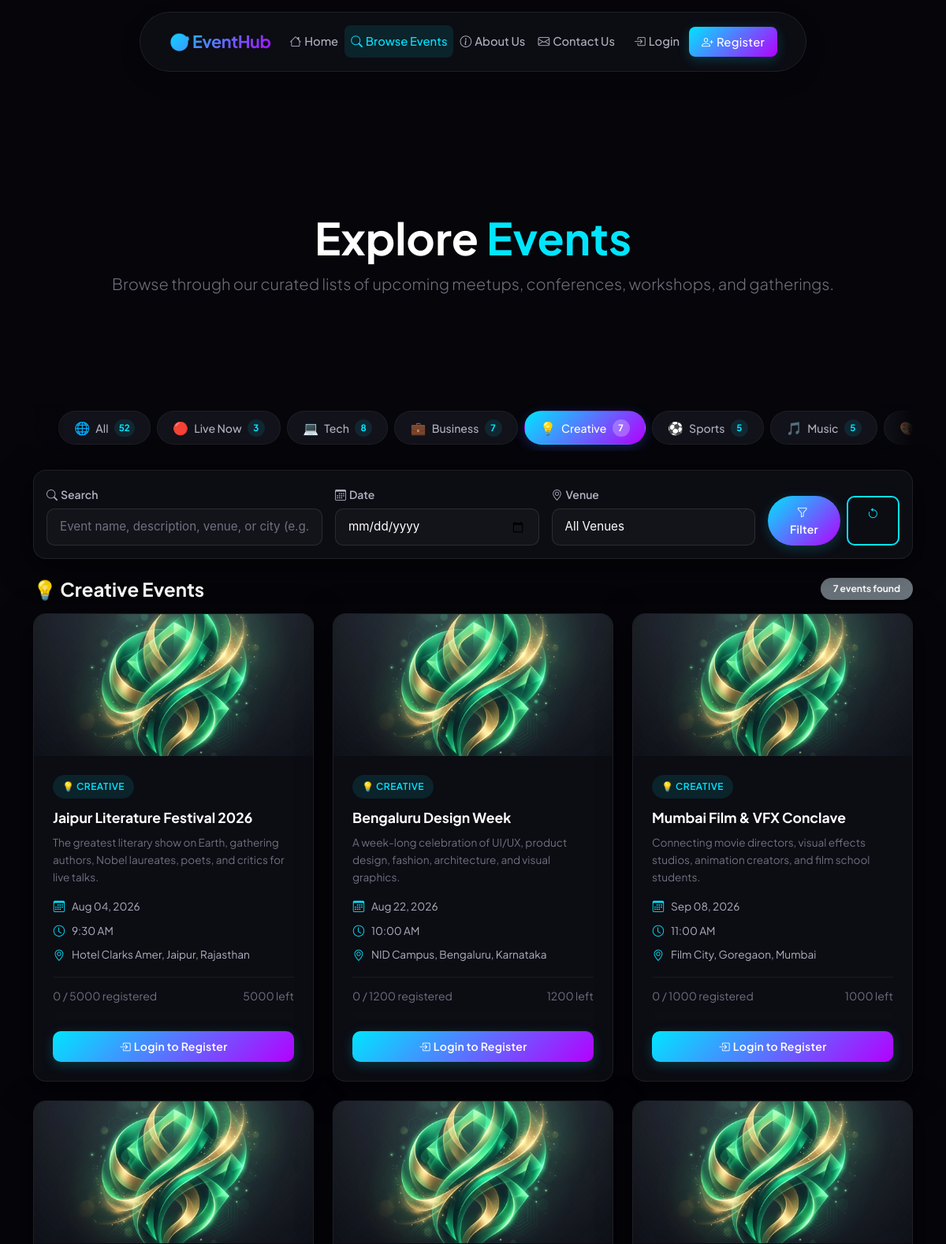
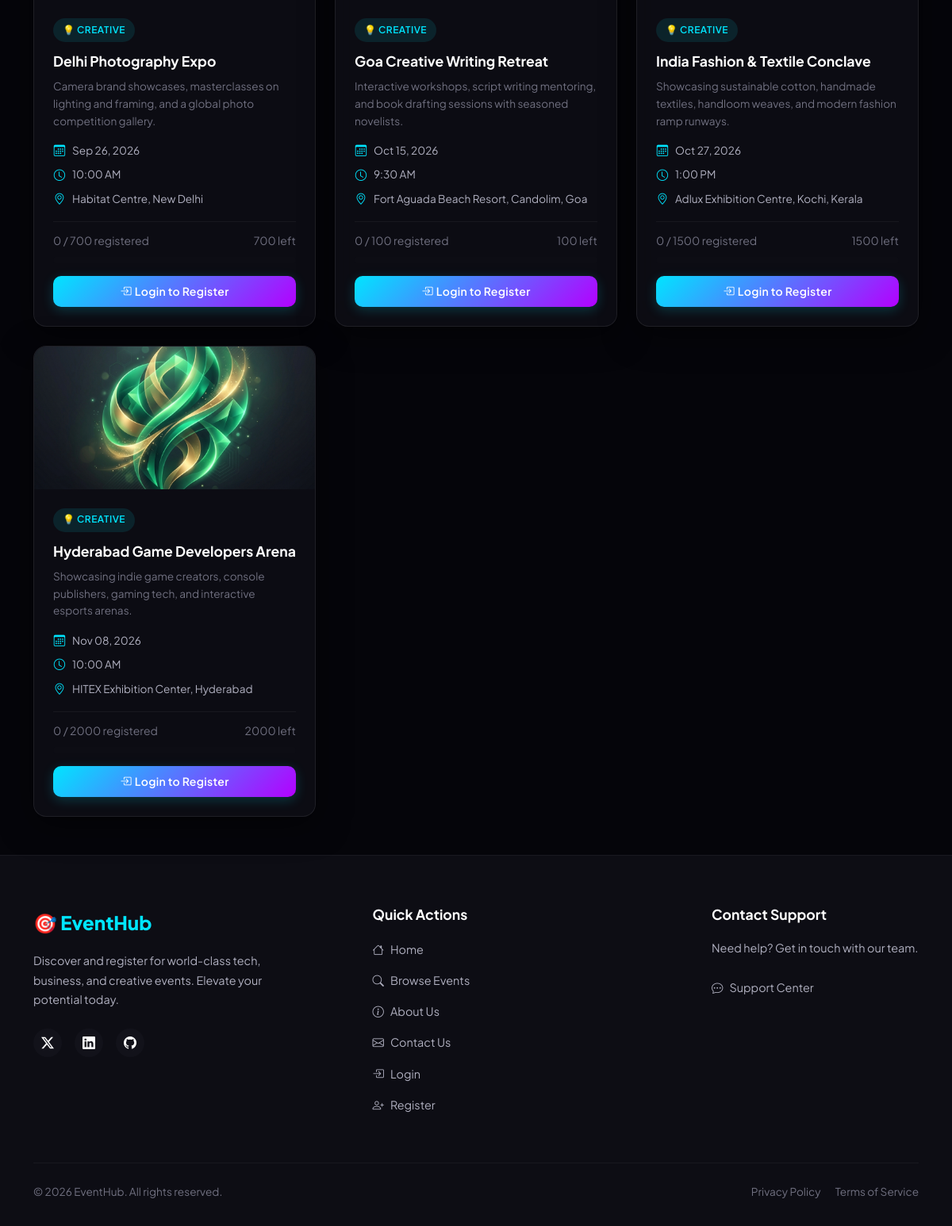
Screenshot of /browse_events.php?category=Creative with the database file from the repository (2 pictures, top to bottom).
### tables this page shows
CREATE TABLE events (
    Event_ID INT PRIMARY KEY AUTO_INCREMENT,
    Event_Name VARCHAR(100) NOT NULL,
    Description TEXT,
    Venue VARCHAR(100),
    Event_Date DATE NOT NULL,
    Event_Time TIME,
    Organizer VARCHAR(100),
    Capacity INT NOT NULL DEFAULT 100,
    Event_Category VARCHAR(50) NOT NULL DEFAULT 'General',
    Image_Path VARCHAR(255) DEFAULT NULL,
    Status VARCHAR(20) DEFAULT 'Approved',
    created_by INT,
    created_at TIMESTAMP DEFAULT CURRENT_TIMESTAMP,
    INDEX idx_event_date (Event_Date),
    INDEX idx_event_name (Event_Name),
    INDEX idx_event_category (Event_Category),
    FOREIGN KEY (created_by) REFERENCES users(User_ID) ON DELETE SET NULL
);

### browse_events.php (the view, shortened to what the rows shown need)
<?php
require_once __DIR__ . '/config/db_connect.php';
$filter_category = trim($_GET['category'] ?? 'All');
if ($filter_category === 'Live Now') {
    $where  = " WHERE e.Event_Date = CURDATE() AND e.Status = 'Approved' ";
} else {
    $where  = " WHERE e.Event_Date >= CURDATE() AND e.Status = 'Approved' ";
}
$params = [];
if ($filter_category !== '' && $filter_category !== 'All' && $filter_category !== 'Live Now') {
    $where   .= ' AND e.Event_Category = ? ';
    $params[] = $filter_category;
}
$sql = "SELECT e.*,
               (SELECT COUNT(*)
                  FROM registrations r
                 WHERE r.Event_ID = e.Event_ID
                   AND r.Status IN ('Confirmed', 'Pending')
               ) AS filled
          FROM events e
        $where
         ORDER BY e.Event_Date ASC";
$stmt_events = $pdo->prepare($sql);
$stmt_events->execute($params);
$events = $stmt_events->fetchAll(PDO::FETCH_ASSOC);
?>
<!DOCTYPE html>
<html lang="en" data-theme="light">
<head>
    <link href="https://cdn.jsdelivr.net/npm/bootstrap@5.3.2/dist/css/bootstrap.min.css" rel="stylesheet"
>
    <link href="https://cdn.jsdelivr.net/npm/bootstrap-icons@1.11.2/font/bootstrap-icons.min.css" rel="stylesheet">
    <link href="https://unpkg.com/aos@2.3.1/dist/aos.css" rel="stylesheet">
    <link rel="stylesheet" href="assets/css/themes.css">
    <link rel="stylesheet" href="assets/css/style.css">
    <link rel="stylesheet" href="assets/css/landing.css">
</head>
<body>
    <header class="py-5 text-center bg-glass" style="margin-top: 120px; border-radius: 24px; margin-left: 15px; margin-right: 15px;">
        <div class="container py-4" data-aos="zoom-in">
            <h1 class="display-4 fw-bold">Explore <span style="color: var(--accent);">Events</span></h1>
        </div>
    </header>
    <section id="events-section" class="py-5">
        <div class="container">
            <?php if (empty($events)): ?>
                <div class="empty-state card-custom glass-card text-center py-5" data-aos="fade-up" data-aos-delay="200">
                    <span class="empty-icon">📭</span>
                    <h5 class="empty-title">No Events Found</h5>
                    <p class="empty-text">
                        No upcoming events match your filters. Try adjusting your search query or selecting a different category.
                    </p>
                    <a href="browse_events.php" class="btn btn-outline-accent mt-3">
                        <i class="bi bi-arrow-counterclockwise me-1"></i>Clear All Filters
                    </a>
                </div>
            <?php else: ?>
                <div class="row g-4">
                    <?php foreach ($events as $index => $event):
                        $capacity   = (int) $event['Capacity'];
                        $filled     = (int) $event['filled'];
                        $remaining  = max(0, $capacity - $filled);
                        $is_full    = ($filled >= $capacity);
                        $description_full = $event['Description'] ?? '';
                        $words = explode(' ', strip_tags($description_full));
                        $excerpt = implode(' ', array_slice($words, 0, 30));
                        $event_cat = $event['Event_Category'] ?? 'General';
                    ?>
                    <div class="col-lg-4 col-md-6" data-aos="fade-up" data-aos-delay="<?php echo ($index % 3) * 100; ?>">
                        <div class="card-custom glass-card landing-event-card h-100 d-flex flex-column">
                            <div class="event-card-image-wrapper">
                                <?php if (!empty($event['Image_Path']) && file_exists($event['Image_Path'])): ?>
                                    <img src="<?php echo htmlspecialchars($event['Image_Path'], ENT_QUOTES, 'UTF-8'); ?>" alt="Event Image" class="event-card-image">
                                <?php else: ?>
                                    <?php $placeholder_id = ($index % 3) + 1; ?>
                                    <img src="assets/images/placeholder-<?php echo $placeholder_id; ?>.png" alt="Event Image" class="event-card-image">
                                <?php endif; ?>
                            </div>
                            <div class="event-card-body">
                                <div class="event-card-header">
                                    <span class="event-category-badge">
                                        <?php echo getCategoryIcon($event_cat); ?>
                                        <?php echo htmlspecialchars($event_cat, ENT_QUOTES, 'UTF-8'); ?>
                                    </span>
                                </div>
                                <h5 class="event-card-title">
                                    <?php echo htmlspecialchars($event['Event_Name'], ENT_QUOTES, 'UTF-8'); ?>
                                </h5>
                                <?php if (!empty($excerpt)): ?>
                                    <p class="event-card-desc">
                                        <?php echo htmlspecialchars($excerpt, ENT_QUOTES, 'UTF-8'); ?>
                                    </p>
                                <?php endif; ?>
                                <ul class="event-card-meta">
                                    <li>
                                        <i class="bi bi-calendar3"></i>
                                        <?php echo date('M d, Y', strtotime($event['Event_Date'])); ?>
                                    </li>
                                    <li>
                                        <i class="bi bi-clock"></i>
                                        <?php echo $event['Event_Time'] ? date('g:i A', strtotime($event['Event_Time'])) : 'TBD'; ?>
                                    </li>
                                    <li>
                                        <i class="bi bi-geo-alt"></i>
                                        <?php echo htmlspecialchars($event['Venue'], ENT_QUOTES, 'UTF-8'); ?>
                                    </li>
                                </ul>
                                <div class="event-card-capacity mt-auto">
                                    <div class="d-flex justify-content-between mb-1">
                                        <small class="text-muted"><?php echo $filled; ?> / <?php echo $capacity; ?> registered</small>
                                        <small class="text-muted"><?php echo $remaining; ?> left</small>
                                    </div>
                                    <div class="capacity-bar">
                                    </div>
                                </div>
                                <div class="event-card-cta mt-3">
                                    <?php if ($is_full): ?>
                                        <span class="btn btn-outline-secondary w-100 disabled">
                                            <i class="bi bi-x-circle me-1"></i>Event Full
                                        </span>
                                    <?php else: ?>
                                        <a href="auth/login.php" class="btn btn-accent w-100">
                                            <i class="bi bi-box-arrow-in-right me-1"></i>Login to Register
                                        </a>
                                    <?php endif; ?>
                                </div>
                            </div>
                        </div>
                    </div>
                    <?php endforeach; ?>
                </div>
            <?php endif; ?>
        </div>
    </section>
</body>
</html>
<?php
function getCategoryIcon($category) {
    $icons = [
        'All'               => '🌐',
        'Live Now'          => '🔴',
        'Tech'              => '💻',
        'Business'          => '💼',
        'Creative'          => '💡',
        'Sports'            => '⚽',
        'Music'             => '🎵',
        'Art'               => '🎨',
        'Food'              => '🍛',
        'Science'           => '🔬',
        'Health'            => '🏥',
    ];
    return $icons[$category] ?? '📌';
}
?>

### rows the page displays
events: Image_Path (placeholder picture), Event_Category "💡", Event_Category "CREATIVE", Event_Name "Jaipur Literature Festival 2026", Description "The greatest literary show on Earth, gathering authors, Nobel laureates, poets, and critics for live talks.", Event_Date "Aug 04, 2026", Event_Time "9:30 AM", Venue "Hotel Clarks Amer, Jaipur, Rajasthan", filled "0", Capacity "5000", shows "Login to Register"
events: Image_Path (placeholder picture), Event_Category "💡", Event_Category "CREATIVE", Event_Name "Bengaluru Design Week", Description "A week-long celebration of UI/UX, product design, fashion, architecture, and visual graphics.", Event_Date "Aug 22, 2026", Event_Time "10:00 AM", Venue "NID Campus, Bengaluru, Karnataka", filled "0", Capacity "1200", shows "Login to Register"
events: Image_Path (placeholder picture), Event_Category "💡", Event_Category "CREATIVE", Event_Name "Mumbai Film & VFX Conclave", Description "Connecting movie directors, visual effects studios, animation creators, and film school students.", Event_Date "Sep 08, 2026", Event_Time "11:00 AM", Venue "Film City, Goregaon, Mumbai", filled "0", Capacity "1000", shows "Login to Register"
events: Image_Path (placeholder picture), Event_Category "💡", Event_Category "CREATIVE", Event_Name "Delhi Photography Expo", Description "Camera brand showcases, masterclasses on lighting and framing, and a global photo competition gallery.", Event_Date "Sep 26, 2026", Event_Time "10:00 AM", Venue "Habitat Centre, New Delhi", filled "0", Capacity "700", shows "Login to Register"
events: Image_Path (placeholder picture), Event_Category "💡", Event_Category "CREATIVE", Event_Name "Goa Creative Writing Retreat", Description "Interactive workshops, script writing mentoring, and book drafting sessions with seasoned novelists.", Event_Date "Oct 15, 2026", Event_Time "9:30 AM", Venue "Fort Aguada Beach Resort, Candolim, Goa", filled "0", Capacity "100", shows "Login to Register"
events: Image_Path (placeholder picture), Event_Category "💡", Event_Category "CREATIVE", Event_Name "India Fashion & Textile Conclave", Description "Showcasing sustainable cotton, handmade textiles, handloom weaves, and modern fashion ramp runways.", Event_Date "Oct 27, 2026", Event_Time "1:00 PM", Venue "Adlux Exhibition Centre, Kochi, Kerala", filled "0", Capacity "1500", shows "Login to Register"
events: Image_Path (placeholder picture), Event_Category "💡", Event_Category "CREATIVE", Event_Name "Hyderabad Game Developers Arena", Description "Showcasing indie game creators, console publishers, gaming tech, and interactive esports arenas.", Event_Date "Nov 08, 2026", Event_Time "10:00 AM", Venue "HITEX Exhibition Center, Hyderabad", filled "0", Capacity "2000", shows "Login to Register"

### other values shown
getCategoryIcon($cat) "🌐"
$cat "All"
$count "52"
getCategoryIcon($cat) "🔴"
$cat "Live Now"
$count "3"
getCategoryIcon($cat) "💻"
$cat "Tech"
$count "8"
getCategoryIcon($cat) "💼"
$cat "Business"
$count "7"
getCategoryIcon($cat) "💡"
$cat "Creative"
getCategoryIcon($cat) "⚽"
